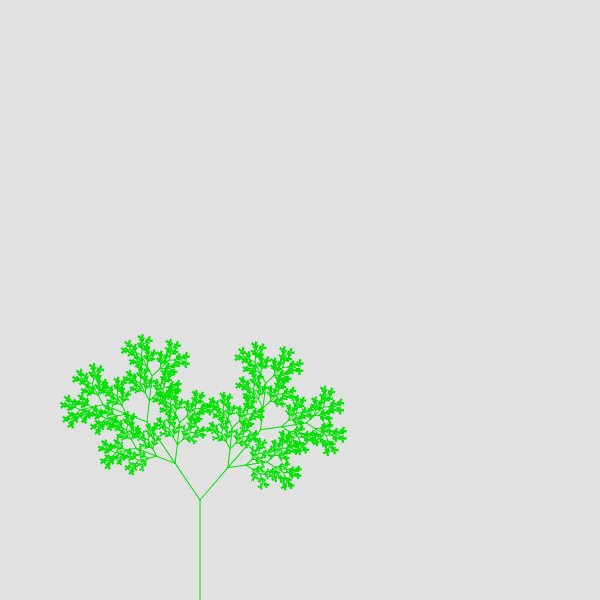
Frame 1 (no input)
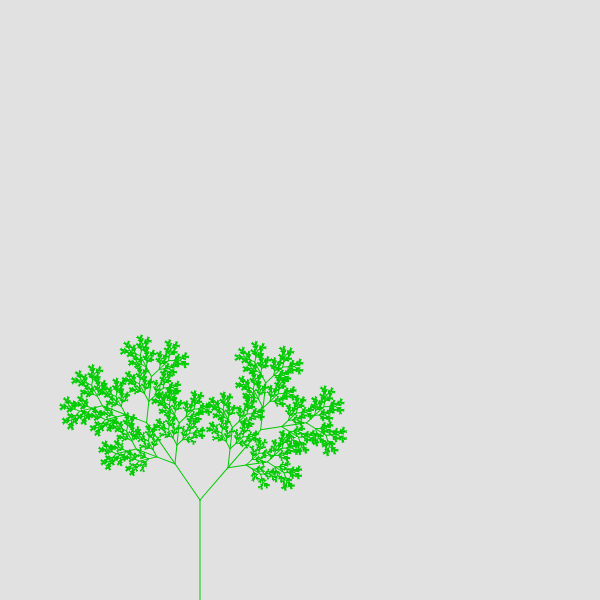
Frame 60 (no input)
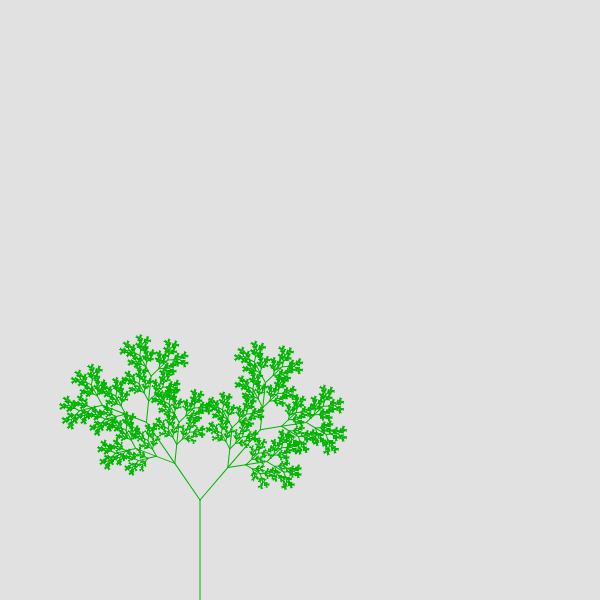
Frame 120 (the mouse pressed at the canvas centre since frame 60)

The p5.js sketch that drew these frames (run headless with seeded random() and noise() and a simulated clock; from frame 60 on, the mouse is pressed at the canvas centre):

// p5.js sketch
// ── sketch.js
var angle = 0; //Creates a variable with name "angle" and assignes it's value to 0
var branchFraction = 0.5; //Creates a variable with name "branchFunction" and assignes it's value to 0.5

function setup() { //this is the setup function which I dont know a lot about
  createCanvas(600 ,600); //Creates a blank window with width 600 and height 600
  }

function draw() {
  background(225); //Assignes the color with color code 225 (white) to the background
  translate(200,height); //moves the origin to 200 in x direction and height(600) in the -y direction
  //Now the new coordinate is at the bottom of the canvas and 200 from the left edge of the canvas
  stroke(0,map(millis(),0,10000,225,0),0); //Stroke function defines a color for a new shape to be drawn
  //millis() returns the time since the program was run in milli seconds
  angle1 = (PI/4)*random(0.94,0.95);  //angle1 is defined as PI/4*(random value between 0.94 and 0.95)
  angle2 = (PI/4)*random(0.89,0.90);  //angle2 is defined as PI/4*(random value between 0.89 and 0.90)
  branch(100);
}

function branch(len){
  line(0,0,0,-len);
  translate(0,-len);
  if (len>1){
    push();
    rotate(angle1*random(0.95,0.96));
    branch(len*branchFraction*random(0.85,0.86));
    branch(len*branchFraction);
    pop();
    push();
    rotate(-angle2*random(0.85,0.86));
    branch(1.1*len*branchFraction*random(0.80,0.81));
    branch(len*branchFraction);
    pop();
  }
}
